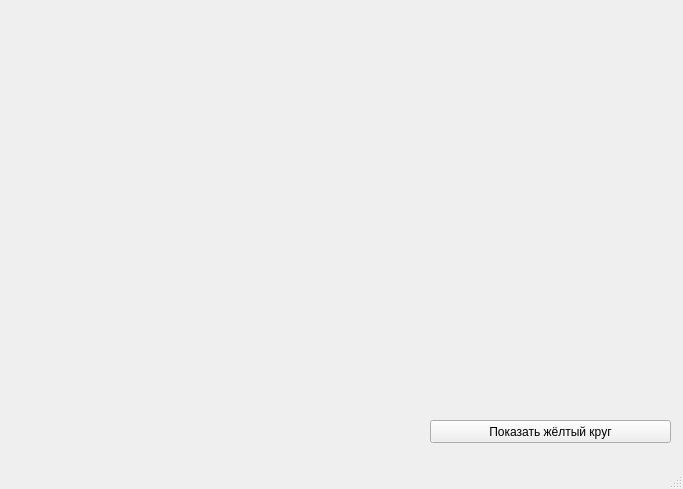
<?xml version="1.0" encoding="UTF-8"?>
<ui version="4.0">
 <class>MainWindow</class>
 <widget class="QMainWindow" name="MainWindow">
  <property name="geometry">
   <rect>
    <x>0</x>
    <y>0</y>
    <width>683</width>
    <height>489</height>
   </rect>
  </property>
  <property name="windowTitle">
   <string>Генератор жёлтых кругов</string>
  </property>
  <widget class="QWidget" name="centralwidget">
   <widget class="QPushButton" name="pushButton">
    <property name="geometry">
     <rect>
      <x>430</x>
      <y>420</y>
      <width>241</width>
      <height>23</height>
     </rect>
    </property>
    <property name="text">
     <string>Показать жёлтый круг</string>
    </property>
   </widget>
  </widget>
  <widget class="QMenuBar" name="menubar">
   <property name="geometry">
    <rect>
     <x>0</x>
     <y>0</y>
     <width>683</width>
     <height>21</height>
    </rect>
   </property>
  </widget>
  <widget class="QStatusBar" name="statusbar"/>
 </widget>
 <resources/>
 <connections/>
</ui>
